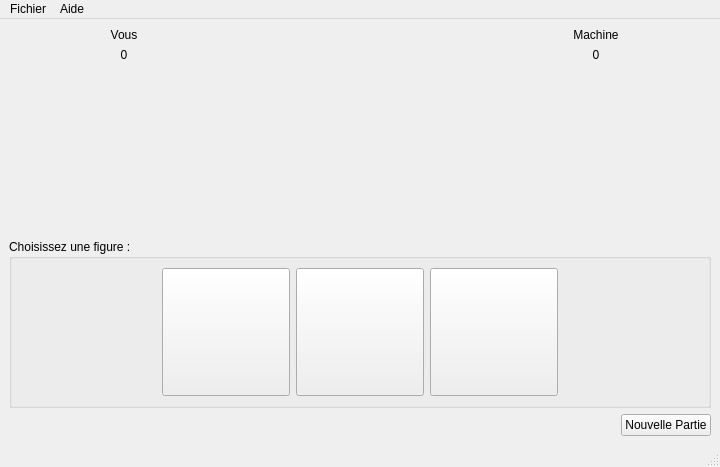
<?xml version="1.0" encoding="UTF-8"?>
<ui version="4.0">
 <class>Chifoumi</class>
 <widget class="QMainWindow" name="Chifoumi">
  <property name="geometry">
   <rect>
    <x>0</x>
    <y>0</y>
    <width>720</width>
    <height>467</height>
   </rect>
  </property>
  <property name="windowTitle">
   <string>Chifoumi</string>
  </property>
  <widget class="QWidget" name="centralwidget">
   <layout class="QVBoxLayout" name="verticalLayout_2">
    <item>
     <layout class="QVBoxLayout" name="verticalLayout">
      <item>
       <layout class="QGridLayout" name="gridLayout">
        <item row="2" column="0">
         <widget class="QLabel" name="lCoupJoueur">
          <property name="text">
           <string/>
          </property>
          <property name="pixmap">
           <pixmap resource="images_chifoumi.qrc">:/ImagesChifoumi/images/rien_115.png</pixmap>
          </property>
          <property name="alignment">
           <set>Qt::AlignCenter</set>
          </property>
         </widget>
        </item>
        <item row="2" column="2">
         <widget class="QLabel" name="lCoupMachine">
          <property name="text">
           <string/>
          </property>
          <property name="pixmap">
           <pixmap resource="images_chifoumi.qrc">:/ImagesChifoumi/images/rien_115.png</pixmap>
          </property>
          <property name="alignment">
           <set>Qt::AlignCenter</set>
          </property>
         </widget>
        </item>
        <item row="0" column="0">
         <widget class="QLabel" name="lNomJoueur">
          <property name="text">
           <string>Vous</string>
          </property>
          <property name="alignment">
           <set>Qt::AlignCenter</set>
          </property>
         </widget>
        </item>
        <item row="0" column="2">
         <widget class="QLabel" name="lNomMachine">
          <property name="text">
           <string>Machine</string>
          </property>
          <property name="alignment">
           <set>Qt::AlignCenter</set>
          </property>
         </widget>
        </item>
        <item row="1" column="2">
         <widget class="QLabel" name="lScoreMachine">
          <property name="text">
           <string>0</string>
          </property>
          <property name="alignment">
           <set>Qt::AlignCenter</set>
          </property>
         </widget>
        </item>
        <item row="1" column="0">
         <widget class="QLabel" name="lScoreJoueur">
          <property name="text">
           <string>0</string>
          </property>
          <property name="alignment">
           <set>Qt::AlignCenter</set>
          </property>
         </widget>
        </item>
        <item row="2" column="1">
         <widget class="QLabel" name="label_5">
          <property name="text">
           <string/>
          </property>
          <property name="pixmap">
           <pixmap resource="images_chifoumi.qrc">:/ImagesChifoumi/images/versus_70.png</pixmap>
          </property>
          <property name="alignment">
           <set>Qt::AlignCenter</set>
          </property>
         </widget>
        </item>
       </layout>
      </item>
      <item>
       <spacer name="verticalSpacer">
        <property name="orientation">
         <enum>Qt::Vertical</enum>
        </property>
        <property name="sizeHint" stdset="0">
         <size>
          <width>20</width>
          <height>40</height>
         </size>
        </property>
       </spacer>
      </item>
      <item>
       <widget class="QGroupBox" name="groupBox">
        <property name="title">
         <string>Choisissez une figure :</string>
        </property>
        <layout class="QHBoxLayout" name="horizontalLayout_2">
         <item>
          <spacer name="horizontalSpacer_2">
           <property name="orientation">
            <enum>Qt::Horizontal</enum>
           </property>
           <property name="sizeHint" stdset="0">
            <size>
             <width>40</width>
             <height>20</height>
            </size>
           </property>
          </spacer>
         </item>
         <item>
          <widget class="QPushButton" name="bPierre">
           <property name="enabled">
            <bool>true</bool>
           </property>
           <property name="minimumSize">
            <size>
             <width>128</width>
             <height>128</height>
            </size>
           </property>
           <property name="maximumSize">
            <size>
             <width>128</width>
             <height>128</height>
            </size>
           </property>
           <property name="cursor">
            <cursorShape>PointingHandCursor</cursorShape>
           </property>
           <property name="text">
            <string/>
           </property>
           <property name="icon">
            <iconset resource="images_chifoumi.qrc">
             <normaloff>:/ImagesChifoumi/images/pierre_115.png</normaloff>:/ImagesChifoumi/images/pierre_115.png</iconset>
           </property>
           <property name="iconSize">
            <size>
             <width>128</width>
             <height>128</height>
            </size>
           </property>
          </widget>
         </item>
         <item>
          <widget class="QPushButton" name="bPapier">
           <property name="enabled">
            <bool>true</bool>
           </property>
           <property name="minimumSize">
            <size>
             <width>128</width>
             <height>128</height>
            </size>
           </property>
           <property name="maximumSize">
            <size>
             <width>128</width>
             <height>128</height>
            </size>
           </property>
           <property name="cursor">
            <cursorShape>PointingHandCursor</cursorShape>
           </property>
           <property name="text">
            <string/>
           </property>
           <property name="icon">
            <iconset resource="images_chifoumi.qrc">
             <normaloff>:/ImagesChifoumi/images/papier_115.png</normaloff>:/ImagesChifoumi/images/papier_115.png</iconset>
           </property>
           <property name="iconSize">
            <size>
             <width>128</width>
             <height>128</height>
            </size>
           </property>
          </widget>
         </item>
         <item>
          <widget class="QPushButton" name="bCiseau">
           <property name="enabled">
            <bool>true</bool>
           </property>
           <property name="minimumSize">
            <size>
             <width>128</width>
             <height>128</height>
            </size>
           </property>
           <property name="maximumSize">
            <size>
             <width>128</width>
             <height>128</height>
            </size>
           </property>
           <property name="cursor">
            <cursorShape>PointingHandCursor</cursorShape>
           </property>
           <property name="text">
            <string/>
           </property>
           <property name="icon">
            <iconset resource="images_chifoumi.qrc">
             <normaloff>:/ImagesChifoumi/images/ciseau_115.png</normaloff>:/ImagesChifoumi/images/ciseau_115.png</iconset>
           </property>
           <property name="iconSize">
            <size>
             <width>128</width>
             <height>128</height>
            </size>
           </property>
          </widget>
         </item>
         <item>
          <spacer name="horizontalSpacer_3">
           <property name="orientation">
            <enum>Qt::Horizontal</enum>
           </property>
           <property name="sizeHint" stdset="0">
            <size>
             <width>40</width>
             <height>20</height>
            </size>
           </property>
          </spacer>
         </item>
        </layout>
       </widget>
      </item>
      <item>
       <layout class="QHBoxLayout" name="horizontalLayout">
        <item>
         <spacer name="horizontalSpacer">
          <property name="orientation">
           <enum>Qt::Horizontal</enum>
          </property>
          <property name="sizeHint" stdset="0">
           <size>
            <width>40</width>
            <height>20</height>
           </size>
          </property>
         </spacer>
        </item>
        <item>
         <widget class="QPushButton" name="bNouvellePartie">
          <property name="text">
           <string>Nouvelle Partie</string>
          </property>
         </widget>
        </item>
       </layout>
      </item>
     </layout>
    </item>
   </layout>
  </widget>
  <widget class="QMenuBar" name="menubar">
   <property name="geometry">
    <rect>
     <x>0</x>
     <y>0</y>
     <width>720</width>
     <height>21</height>
    </rect>
   </property>
   <widget class="QMenu" name="menuFichier">
    <property name="title">
     <string>Fichier</string>
    </property>
   </widget>
   <widget class="QMenu" name="menuAide">
    <property name="title">
     <string>Aide</string>
    </property>
   </widget>
   <addaction name="menuFichier"/>
   <addaction name="menuAide"/>
  </widget>
  <widget class="QStatusBar" name="statusbar"/>
  <action name="actionAide">
   <property name="text">
    <string>Aide</string>
   </property>
  </action>
 </widget>
 <resources>
  <include location="images_chifoumi.qrc"/>
 </resources>
 <connections/>
</ui>
